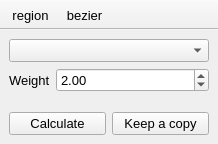
<?xml version="1.0" encoding="UTF-8"?>
<ui version="4.0">
 <class>InterpolatePath</class>
 <widget class="QMainWindow" name="InterpolatePath">
  <property name="geometry">
   <rect>
    <x>0</x>
    <y>0</y>
    <width>218</width>
    <height>144</height>
   </rect>
  </property>
  <property name="font">
   <font>
    <pointsize>10</pointsize>
   </font>
  </property>
  <property name="windowTitle">
   <string>Interpolate path</string>
  </property>
  <property name="unifiedTitleAndToolBarOnMac">
   <bool>true</bool>
  </property>
  <widget class="QWidget" name="centralwidget">
   <layout class="QGridLayout" name="gridLayout">
    <item row="0" column="0" colspan="2">
     <widget class="QComboBox" name="image">
      <property name="font">
       <font>
        <pointsize>10</pointsize>
       </font>
      </property>
      <property name="neutrinoImage" stdset="0">
       <bool>true</bool>
      </property>
     </widget>
    </item>
    <item row="1" column="0" colspan="2">
     <widget class="QWidget" name="widget" native="true">
      <layout class="QFormLayout" name="formLayout">
       <property name="leftMargin">
        <number>0</number>
       </property>
       <property name="topMargin">
        <number>0</number>
       </property>
       <property name="rightMargin">
        <number>0</number>
       </property>
       <property name="bottomMargin">
        <number>0</number>
       </property>
       <item row="0" column="0">
        <widget class="QLabel" name="label">
         <property name="font">
          <font>
           <pointsize>10</pointsize>
          </font>
         </property>
         <property name="text">
          <string>Weight</string>
         </property>
        </widget>
       </item>
       <item row="0" column="1">
        <widget class="QDoubleSpinBox" name="weight">
         <property name="value">
          <double>2.000000000000000</double>
         </property>
         <property name="neutrinoSave" stdset="0">
          <bool>true</bool>
         </property>
        </widget>
       </item>
      </layout>
     </widget>
    </item>
    <item row="2" column="0">
     <widget class="QPushButton" name="doIt">
      <property name="font">
       <font>
        <pointsize>10</pointsize>
       </font>
      </property>
      <property name="text">
       <string>Calculate</string>
      </property>
     </widget>
    </item>
    <item row="2" column="1">
     <widget class="QPushButton" name="duplicate">
      <property name="font">
       <font>
        <pointsize>10</pointsize>
       </font>
      </property>
      <property name="text">
       <string>Keep a copy</string>
      </property>
     </widget>
    </item>
   </layout>
  </widget>
  <widget class="QToolBar" name="toolBar">
   <property name="windowTitle">
    <string>toolBar</string>
   </property>
   <property name="movable">
    <bool>false</bool>
   </property>
   <property name="iconSize">
    <size>
     <width>20</width>
     <height>20</height>
    </size>
   </property>
   <property name="floatable">
    <bool>false</bool>
   </property>
   <attribute name="toolBarArea">
    <enum>TopToolBarArea</enum>
   </attribute>
   <attribute name="toolBarBreak">
    <bool>false</bool>
   </attribute>
   <addaction name="actionRegion"/>
   <addaction name="actionBezier"/>
  </widget>
  <action name="actionBezier">
   <property name="icon">
    <iconset>
     <normaloff>:icons//bezier.png</normaloff>:icons//bezier.png</iconset>
   </property>
   <property name="text">
    <string>bezier</string>
   </property>
   <property name="toolTip">
    <string>Switch Bezier</string>
   </property>
  </action>
  <action name="actionRegion">
   <property name="icon">
    <iconset resource="../../../build-neutrinoMaster-Brew-Default/src/qrc/icons.qrc">
     <normaloff>:/icons/region.png</normaloff>:/icons/region.png</iconset>
   </property>
   <property name="text">
    <string>region</string>
   </property>
   <property name="toolTip">
    <string>Show region window</string>
   </property>
  </action>
 </widget>
 <tabstops>
  <tabstop>image</tabstop>
 </tabstops>
 <resources>
  <include location="../../../build-neutrinoMaster-Brew-Default/src/qrc/icons.qrc"/>
 </resources>
 <connections/>
</ui>
